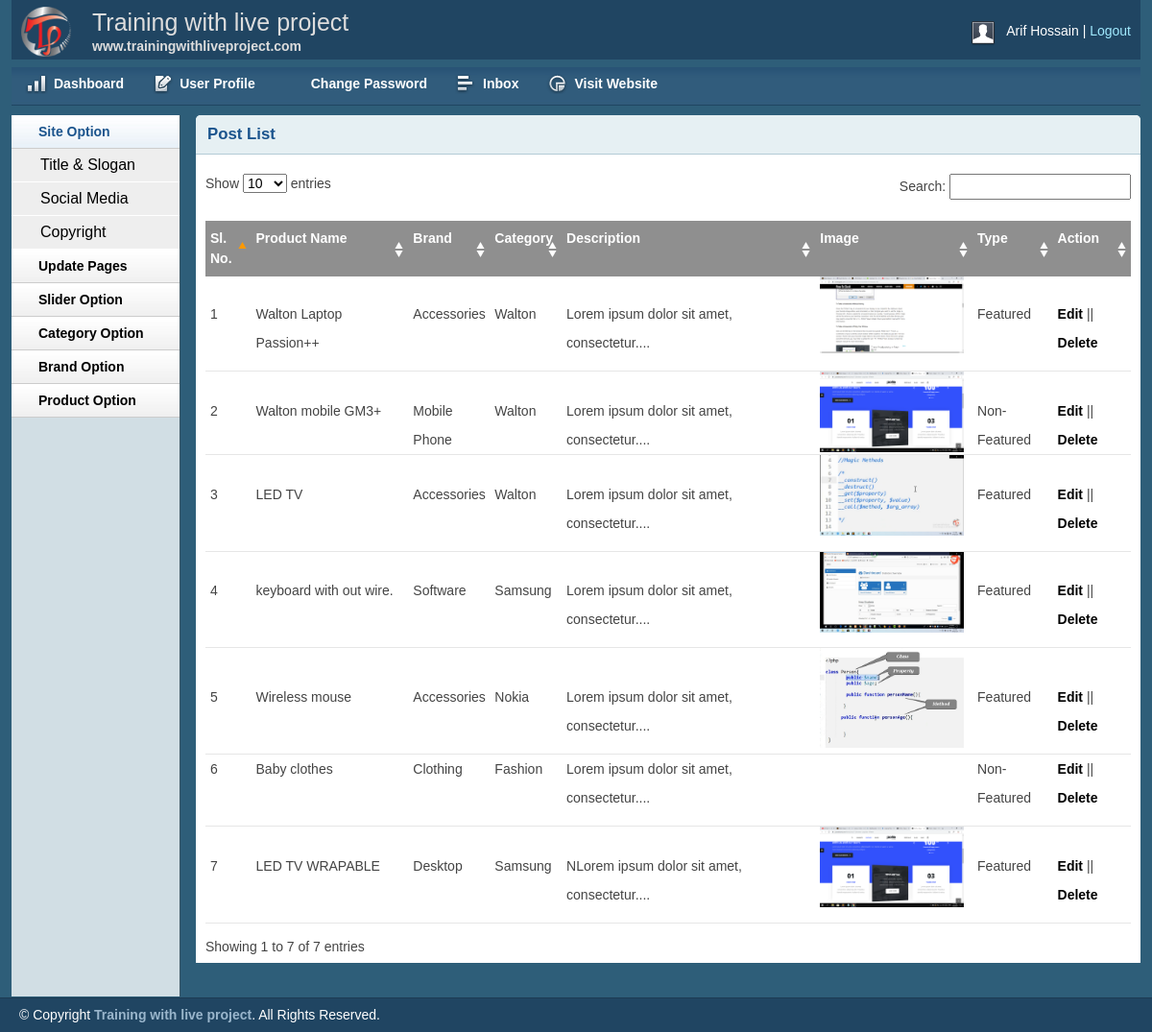
Page /admin/productlist.php (signed in) on the committed database.
### tables this page shows
CREATE TABLE `product` (
  `id` int(11) NOT NULL,
  `name` varchar(255) NOT NULL,
  `category_id` int(11) NOT NULL,
  `brand_id` int(11) NOT NULL,
  `description` text NOT NULL,
  `price` float NOT NULL,
  `image` varchar(255) NOT NULL,
  `type` tinyint(4) NOT NULL DEFAULT 0
);

CREATE TABLE `category` (
  `categoryId` int(11) NOT NULL,
  `categoryName` varchar(255) NOT NULL
);

CREATE TABLE `brand` (
  `brandId` int(11) NOT NULL,
  `brandName` varchar(255) NOT NULL
);

### classes/Product.php (called while the page is built, shortened)
<?php
$filepath = realpath(dirname(__FILE__));
include_once ($filepath . '/../lib/Database.php');
include_once ($filepath . '/../healper/Format.php');
class Product {
	private $db;
	public function __construct() {
		$this->db = new Database();
	}
	public function allProduct() {
		$query = "SELECT `product`.*, `category`.`categoryName`, `brand`.`brandName`
		FROM `product`
		INNER JOIN `category` ON `category`.`categoryId` = `product`.`category_id`
		INNER JOIN `brand` ON `brand`.`brandId` = `product`.`brand_id`";
		$result = $this->db->select($query);
		return $result;
	}
}
?>

### lib/Database.php (called while the page is built, shortened)
<?php
class Database {
	public $host = DB_HOST;
	public $user = DB_USER;
	public $pass = DB_PASS;
	public $dbname = DB_NAME;
	public $link;
	public $error;
	public function connectDB() {
		$this->link = new mysqli($this->host, $this->user, $this->pass, $this->dbname);
	}
	public function select($query) {
		$result = $this->link->query($query) or die($this->error . __LINE__);
		if ($result->num_rows > 0) {
			return $result;
		} else {
			return false;
		}
	}
}
?>

### healper/Format.php (called while the page is built, shortened)
<?php
class Format {
	public function textShorten($text, $limit) {
		$text = substr($text, 0, $limit);
		$text = substr($text, 0, strrpos($text, " "));
		$text = $text . "....";
		return $text;
	}
}
?>

### admin/productlist.php (the view, shortened to what this page needs)
<?php include 'inc/header.php';?>
<?php include 'inc/sidebar.php';?>
<?php
$allProduct = $product->allProduct();
?>
<div class="grid_10">
    <div class="box round first grid">
        <h2>Post List</h2>
        <div class="block">
            <table class="data display datatable" id="example">
			<thead>
				<tr>
					<th>Sl. No.</th>
					<th>Product Name</th>
					<th>Brand</th>
					<th>Category</th>
					<th>Description</th>
					<th>Image</th>
					<th>Type</th>
					<th>Action</th>
				</tr>
			</thead>
			<tbody>
				<?php
				$sl = 1;
				while ($row = $allProduct->fetch_assoc()) {
				?>
				<tr>
					<td><?= $sl; ?></td>
					<td><?= $row['name']; ?></td>
					<td><?= $row['categoryName']; ?></td>
					<td><?= $row['brandName']; ?></td>
					<td style="width: 250px;"><?= $format->textShorten($row['description'], 50); ?></td>
					<td>
						<img style="width: 150px;" src="upload/<?= $row['image']; ?>" alt="">
					</td>
					<td>
						<?php if ($row['type'] == '1') { echo 'Featured'; } else { echo 'Non-Featured'; } ?>
					</td>
					<td><a href="product-edit.php?productEditId=<?= $row['id']; ?>">Edit</a> || <a href="?productDeleteId=<?= $row['id']; ?>" onclick="return confirm('Are you sure to delete?');">Delete</a></td>
				</tr>
				<?php
				$sl++;
				}
				?>
			</tbody>
		</table>
       </div>
    </div>
</div>
<?php include 'inc/footer.php';?>

### admin/css/layout.css (style rules this page uses)
body { background: #fff none repeat scroll 0 0; color: #444; font-size: 14px; padding: 0; }
a { color: #000; font-weight:bold; text-decoration: none; }
h1, h2, h3, h4, h5, h6 { line-height:1.2em; margin-bottom:.3em; }
h2 { margin-top:1em; }
.box { background:#fff; margin-bottom:20px; padding:10px 10px 10px 10px; margin-left:-8px; }
.box.grid { padding-bottom:40px; }
.box.round { -moz-border-radius: 5px 5px 0px 0px; -webkit-border-radius: 5px 5px 0px 0px; border-radius: 5px 5px 0px 0px; }
.box h2 { font-size:1.2em; font-weight:bold; color:#1B548D; background:#E6F0F3; margin:-10px -10px 0 -10px; padding:10px 12px; border-bottom:1px solid #B3CBD6; -moz-border-radius: 5px 5px 0px 0px; -webkit-border-radius: 5px 5px 0px 0px; border-radius: 5px 5px 0px 0px; }
.box.first { min-height: 406px; }
.block { padding-top:20px; }
p { margin-bottom:1em; }
.block { padding-bottom:1px; }
table.display { margin: 0 auto; clear: both; width: 100%; }
.sorting_asc { background: #8f8f8f url(../img/table/sort_asc.png) no-repeat center right; padding:8px 5px; text-align:left; color:#fff; }
.sorting { background:#8f8f8f url(../img/table/sort_both.png) no-repeat center right; padding:8px 5px; text-align:left; color:#fff; }
tr.odd { height: 30px; line-height: 30px; border-bottom:1px solid #e6e6e6; }
tr.even { height: 30px; line-height: 30px; border-bottom:1px solid #e6e6e6; }
tr.odd td, tr.even td { padding-left:5px; }

### rows in the picture
product: name "Walton Laptop Passion++", category.categoryName "Accessories", brand.brandName "Walton", description "Lorem ipsum dolor sit amet, consectetur....", image (picture), type "Featured"
product: name "Walton mobile GM3+", category.categoryName "Mobile Phone", brand.brandName "Walton", description "Lorem ipsum dolor sit amet, consectetur....", image (picture), type "Non-Featured"
product: name "LED TV", category.categoryName "Accessories", brand.brandName "Walton", description "Lorem ipsum dolor sit amet, consectetur....", image (picture), type "Featured"
product: name "keyboard with out wire.", category.categoryName "Software", brand.brandName "Samsung", description "Lorem ipsum dolor sit amet, consectetur....", image (picture), type "Featured"
product: name "Wireless mouse", category.categoryName "Accessories", brand.brandName "Nokia", description "Lorem ipsum dolor sit amet, consectetur....", image (picture), type "Featured"
product: name "Baby clothes", category.categoryName "Clothing", brand.brandName "Fashion", description "Lorem ipsum dolor sit amet, consectetur....", type "Non-Featured"
product: name "LED TV WRAPABLE", category.categoryName "Desktop", brand.brandName "Samsung", description "NLorem ipsum dolor sit amet, consectetur....", image (picture), type "Featured"

### other values in the picture
Session::get("adminName") "Arif Hossain"
